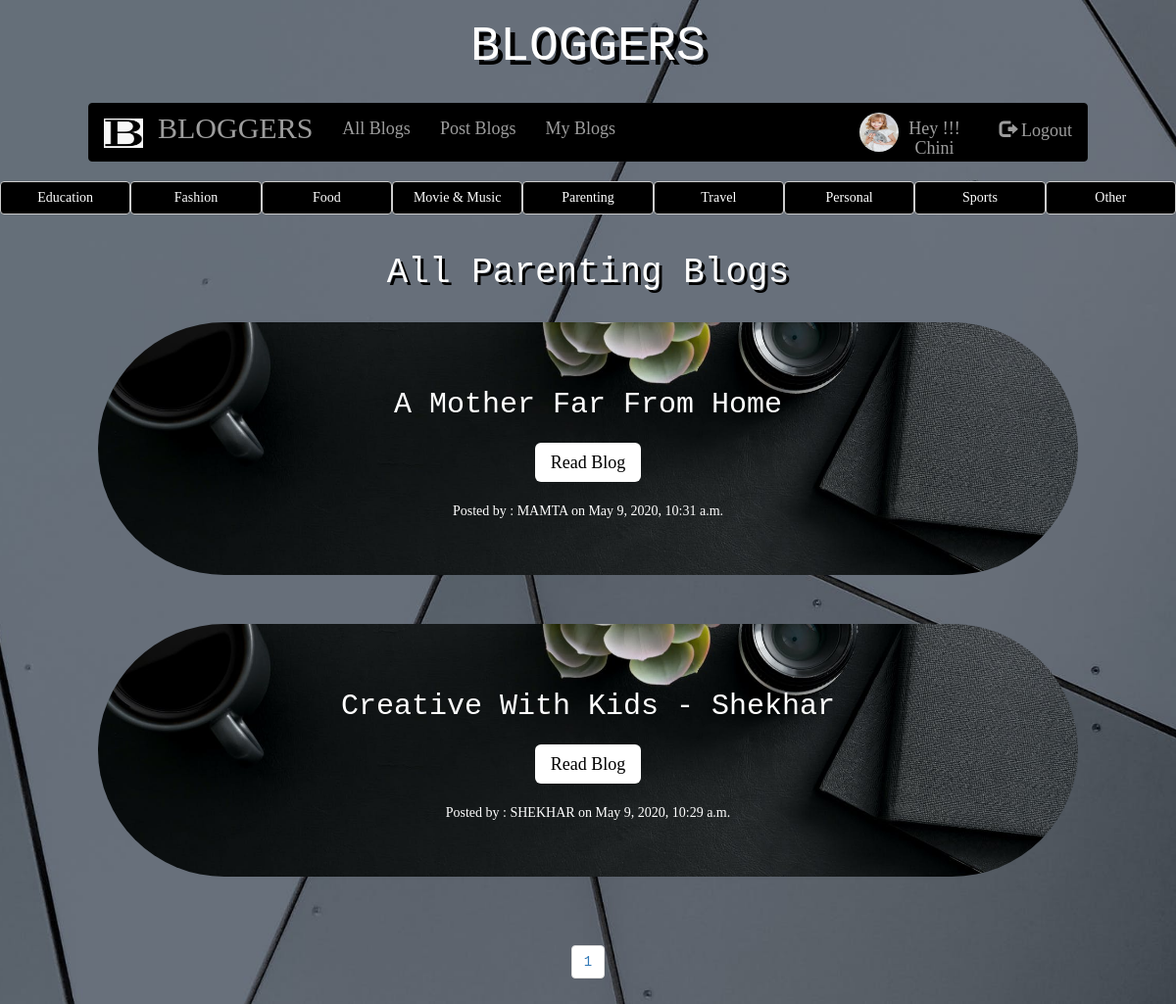
Page /parenting_cat/ (signed in) on the committed database.
### app1/models.py (models this page shows, shortened)
class Profile(models.Model):
    user = models.OneToOneField(User, on_delete = models.CASCADE)
    dob = models.DateField(null = True, blank = True)
    photo = models.ImageField(null = True,blank = True, default="avatar2.jpg")

class post(models.Model):
    STATUS_CHOICES = (('draft','Draft'),('published','Published'))
    CATEGORY_CHOICES = (('travel blogs','Travel Blogs'),('fashion blogs','Fashion Blogs'),('food blogs','Food Blogs'),('educational blogs','Educational Blogs'),('parenting blogs','Parenting Blogs'),('movie and music blogs','Movie And Music Blogs'),('sports blogs','Sports Blogs'),('personal blogs','Personal Blogs'),('other','Other'))
    title = models.CharField(max_length = 260)
    slug = models.SlugField(max_length = 264,unique_for_date='publish')
    author = models.ForeignKey(User,related_name='blog_posts',on_delete=models.CASCADE)
    body = models.TextField()
    publish = models.DateTimeField(default = timezone.now)
    created = models.DateTimeField(auto_now_add = True)
    updated = models.DateTimeField(auto_now_add = True)
    image = models.FileField(upload_to = "images/",default="blogger.jpg")
    status = models.CharField(max_length = 20,choices = STATUS_CHOICES,default = 'draft')
    category = models.CharField(max_length = 50,choices = CATEGORY_CHOICES,default = 'other')
    class Meta:
        ordering = ('-publish',)

### app1/views.py (the view)
# urls.py: path('parenting_cat/',views.parenting_category_view),
def parenting_category_view(request):
    parent = post.objects.filter(category__iexact="parenting blogs",status = 'published')
    paginator = Paginator(parent,per_page = 5) # for pagination
    page_number = request.GET.get('page',1) # for pagination
    page_obj = paginator.get_page(page_number) # for pagination
    return render(request,'app1/parent_category.html',
    {'parent':page_obj.object_list,
    'paginator':paginator, # for pagination
    'page_number':int(page_number) # for pagination
    })

### template/app1/parent_category.html (shortened to what this page needs)
{% extends 'app1/navbar.html' %}
{% block body_block %}
{% load static %}
  <body>
    <center>
      <div class="btn-group btn-group-justified" role="group" >
        <div class="btn-group" role="group">
          <a href="/educational_cat"><button type="button" class="btn btn-default" id="btngrp" >Education</button></a>
        </div>
        <div class="btn-group" role="group">
          <a href="/fashion_cat"><button type="button" class="btn btn-default" id="btngrp">Fashion</button></a>
        </div>
        <div class="btn-group" role="group">
          <a href="/food_cat"><button type="button" class="btn btn-default" id="btngrp">Food</button></a>
        </div>
        <div class="btn-group" role="group">
          <a href="/movie_music_cat"><button type="button" class="btn btn-default" id="btngrp">Movie & Music</button></a>
        </div>
        <div class="btn-group" role="group">
          <a href="/parenting_cat"><button type="button" class="btn btn-default" id="btngrp">Parenting</button></a>
        </div>
        <div class="btn-group" role="group">
          <a href="/travel_cat"><button type="button" class="btn btn-default" id="btngrp">Travel</button></a>
        </div>
        <div class="btn-group" role="group">
          <a href="/personal_cat"><button type="button" class="btn btn-default" id="btngrp">Personal</button></a>
        </div>
        <div class="btn-group" role="group">
          <a href="/sports_cat"><button type="button" class="btn btn-default" id="btngrp">Sports</button></a>
        </div>
        <div class="btn-group" role="group">
          <a href="/other_cat"><button type="button" class="btn btn-default" id="btngrp">Other</button></a>
        </div>
      </div><br>
      <h1 style="text-shadow:3px 3px black;">All Parenting Blogs</h1><br>
      {% if parent %}
      {% for i in parent %}
      <div style="color:white;">
        <div class="jumbotron" style="width:1000px; border-radius:200px;" id="blogjumbo">
          <h2 class="display-4">{{i.title|title}}</h2>
          <br>
                <a class="btn-lg" href="/{{i.id}}" style="background:white; color:black; font-family:serif;">Read Blog</a>
                <br><br>
                <h5 style="font-family:serif;">Posted by : {{i.author|upper}}  on {{i.publish}}</h5>
        </div>
      </div><br>
      {% endfor %}
        {% else %}
          <div id="maindiv">
            <h1>No data found</h1>
          </div><br>
        {% endif %}
    <ul class="pagination">
      {% for i in paginator.page_range %}
        <li class="page-item" {% if i == page_number %} active {% endif %}>
          <a class="page-link" href="?page={{i}}">{{i}}</a>
        </li>
      {% endfor %}
    </ul>
  </body>
{% endblock %}

### template/app1/navbar.html (shortened to what this page needs)
<!DOCTYPE html>
{% load static %}
<html lang="en">
<head>
  <link rel="stylesheet" href="https://maxcdn.bootstrapcdn.com/bootstrap/3.4.1/css/bootstrap.min.css">
</head>
<body>
  <center>
<h1 style="text-shadow:5px 5px black; font-size:50px;">BLOGGERS</h1>
<br>
<nav class="navbar navbar-inverse" id="navi">
  <a class="navbar-brand">
   <img src="{% static 'images/b.png' %}" alt="Logo" style="width:40px;height:30px;">
 </a>
  <div class="container-fluid">
    <div class="navbar-header">
      <a class="navbar-brand" href="/" style="font-size:30px;">BLOGGERS</a>
    </div>
    <ul class="nav navbar-nav">
      <li><a href="/allblogs">All Blogs</a></li>
      <li><a href="/postblogs">Post Blogs</a></li>
      <li><a href="/myblogs">My Blogs</a></li>
    </ul>
    <ul class="nav navbar-nav navbar-right">
      {% if request.user.is_authenticated %}
      <li>
        {% if request.user.profile.photo %}
        <img src="{{request.user.profile.photo.url}}" class="img-rounded">
        {% else %}
        <img src="/media/avatar2.jpg" class="img-rounded">
        {% endif %}
        <a href="/edit_profile">Hey !!! {{user.get_username|title}}</a>
      </li>
      <li><a href="/accounts/logout"><span class="glyphicon glyphicon-log-out"></span> Logout</a></li>
      {% endif %}
    </ul>
  </div>
</nav>
</body>
{% block body_block %}
{% endblock %}
</html>

### rows in the picture
post: title "A Mother Far From Home", author "MAMTA", publish "May 9, 2020, 10:31 a.m."
post: title "Creative With Kids - Shekhar", author "SHEKHAR", publish "May 9, 2020, 10:29 a.m."

### other values in the picture
{{ user.get_username|title }} "Chini"
{{ i }} "1"
